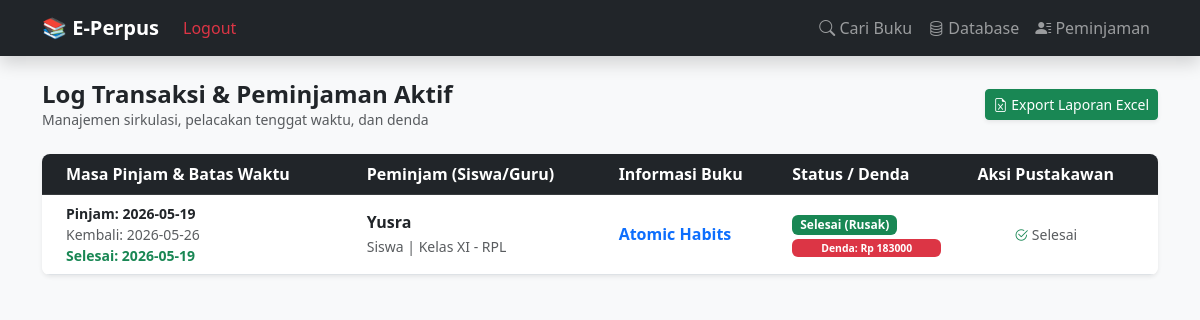
Before: /peminjaman (signed in) with the older database file.
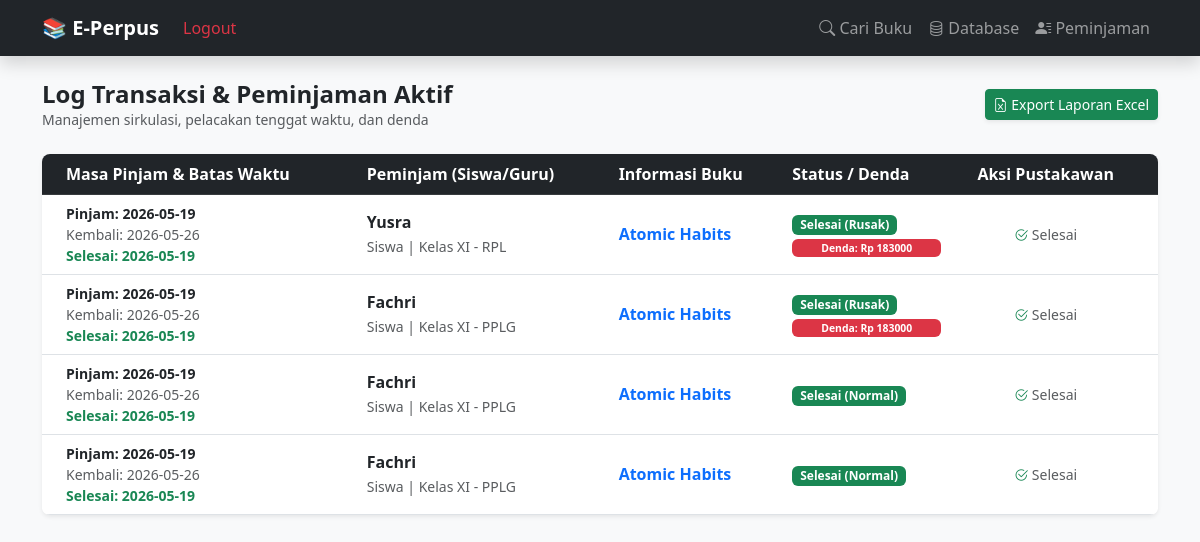
After: the same page with the newer database file.
### tables this page shows
CREATE TABLE peminjaman (
            id INTEGER PRIMARY KEY AUTOINCREMENT,
            id_buku INTEGER,
            id_anggota TEXT, -- Nama Peminjam
            tipe_user TEXT,  -- Siswa / Guru
            kelas TEXT,
            jurusan TEXT,
            tgl_pinjam TEXT,
            tgl_kembali_seharusnya TEXT,
            tgl_dikembalikan TEXT,
            status TEXT DEFAULT 'Dipinjam', -- Dipinjam / Kembali / Rusak / Hilang
            denda INTEGER DEFAULT 0,
            FOREIGN KEY(id_buku) REFERENCES buku(id)
        );

CREATE TABLE buku (
            id INTEGER PRIMARY KEY AUTOINCREMENT,
            -- Data Katalog (Publik)
            judul TEXT NOT NULL,
            sub_judul TEXT,
            penulis TEXT,
            penerbit TEXT,
            tahun_terbit TEXT,
            isbn TEXT,
            kategori TEXT,
            sinopsis TEXT,
            cover_img TEXT,
            -- Data Inventaris (Internal Pustakawan)
            id_buku_fisik TEXT UNIQUE, -- Barcode / ID Unik Eksemplar
            nomor_panggil TEXT,        -- Call Number di Rak
            lokasi_rak TEXT,
            sumber_perolehan TEXT,     -- Pembelian / Hadiah / Sumbangan
            tanggal_masuk TEXT,
            kondisi_buku TEXT DEFAULT 'Baik', -- Baik / Rusak / Hilang
            harga_buku INTEGER DEFAULT 0,     -- Untuk Pelaporan Aset & Denda Opsi A
            stok INTEGER DEFAULT 1
        );

### app.py (the view)
@app.route('/peminjaman')
def daftar_peminjaman():
    if not session.get('logged_in'):
        flash('Silakan login terlebih dahulu!', 'danger')
        return redirect(url_for('login'))
    conn = get_db_connection()
    peminjaman_data = conn.execute('''
        SELECT p.id, b.judul, p.id_anggota as nama, p.tipe_user, p.kelas, p.jurusan,
               p.tgl_pinjam, p.tgl_kembali_seharusnya, p.tgl_dikembalikan, p.status, p.denda
        FROM peminjaman p
        JOIN buku b ON p.id_buku = b.id
        ORDER BY p.status DESC, p.tgl_pinjam DESC
    ''').fetchall()
    conn.close()
    peminjaman_final = []
    tgl_sekarang = datetime.now().date()
    for row in peminjaman_data:
        p = dict(row)
        if p['status'] == 'Dipinjam' and p['tgl_kembali_seharusnya']:
            tgl_tenggat = datetime.strptime(p['tgl_kembali_seharusnya'], '%Y-%m-%d').date()
            selisih = (tgl_sekarang - tgl_tenggat).days
            if selisih > 0:
                p['terlambat'] = True
                p['durasi_terlambat'] = selisih
            else:
                p['terlambat'] = False
                p['durasi_terlambat'] = 0
        else:
            p['terlambat'] = False
            p['durasi_terlambat'] = 0
        peminjaman_final.append(p)
    return render_template('peminjaman.html', peminjaman=peminjaman_final)

### app.py (called while the page is built)
def get_db_connection():
    base_dir = os.path.dirname(os.path.abspath(__file__))
    db_path = os.path.join(base_dir, 'perpustakaan.db')
    conn = sqlite3.connect(db_path)
    conn.row_factory = sqlite3.Row
    return conn

### templates/peminjaman.html (shortened to what this page needs)
{% extends 'layout.html' %}
{% block content %}
<div class="d-flex justify-content-between align-items-center mb-4 mt-2">
    <div>
        <h4 class="fw-bold mb-0 text-dark">Log Transaksi & Peminjaman Aktif</h4>
        <p class="text-muted small mb-0">Manajemen sirkulasi, pelacakan tenggat waktu, dan denda</p>
    </div>
    {% if session.get('logged_in') %}
    <a href="/export_peminjaman" class="btn btn-success btn-sm shadow-sm">
        <i class="bi bi-file-earmark-excel"></i> Export Laporan Excel
    </a>
    {% endif %}
</div>
<div class="card shadow-sm border-0 rounded-3 overflow-hidden">
    <div class="table-responsive">
        <table class="table table-hover align-middle mb-0">
            <thead class="table-dark">
                <tr>
                    <th class="ps-4">Masa Pinjam & Batas Waktu</th>
                    <th>Peminjam (Siswa/Guru)</th>
                    <th>Informasi Buku</th>
                    <th>Status / Denda</th>
                    <th class="text-center pe-4">Aksi Pustakawan</th>
                </tr>
            </thead>
            <tbody>
                {% for p in peminjaman %}
                <tr class="{{ 'table-danger' if p.terlambat and p.status == 'Dipinjam' else '' }}">
                    <td class="ps-4">
                        <small class="d-block text-dark fw-bold">Pinjam: {{ p.tgl_pinjam }}</small>
                        <small class="d-block text-muted">Kembali: {{ p.tgl_kembali_seharusnya if p.tgl_kembali_seharusnya else '-' }}</small>
                        {% if p.tgl_dikembalikan %}
                            <small class="d-block text-success fw-bold">Selesai: {{ p.tgl_dikembalikan }}</small>
                        {% endif %}
                    </td>
                    <td>
                        <strong class="text-dark">{{ p.nama }}</strong><br>
                        <small class="text-muted">{{ p.tipe_user }} | Kelas {{ p.kelas }} - {{ p.jurusan }}</small>
                    </td>
                    <td><span class="fw-bold text-primary">{{ p.judul }}</span></td>
                    <td>
                        {% if p.status == 'Dipinjam' %}
                            <span class="badge bg-warning text-dark px-2 py-1 rounded">Dipinjam</span>
                            {% if p.terlambat %}
                                <span class="badge bg-danger d-block mt-1" style="font-size: 0.65rem;">Terlambat {{ p.durasi_terlambat }} Hari</span>
                            {% endif %}
                        {% else %}
                            <span class="badge bg-success px-2 py-1 rounded">{{ p.status }}</span>
                            {% if p.denda > 0 %}
                                <span class="badge bg-danger d-block mt-1" style="font-size: 0.65rem;">Denda: Rp {{ p.denda|int }}</span>
                            {% endif %}
                        {% endif %}
                    </td>
                    <td class="text-center pe-4">
                        {% if p.status == 'Dipinjam' %}
                            <form action="/kembalikan/{{ p.id }}" method="POST" class="d-flex gap-1 justify-content-center align-items-center">
                                <select name="status_kembali" class="form-select form-select-sm" style="width: 110px;" required>
                                    <option value="Normal">Normal</option>
                                    <option value="Rusak">Rusak</option>
                                    <option value="Hilang">Hilang</option>
                                </select>
                                <button type="submit" class="btn btn-sm btn-dark" onclick="return confirm('Proses pengembalian eksemplar?')">
                                    Proses
                                </button>
                            </form>
                        {% else %}
                            <span class="text-muted small"><i class="bi bi-check2-circle text-success"></i> Selesai</span>
                        {% endif %}
                    </td>
                </tr>
                {% endfor %}
            </tbody>
        </table>
    </div>
</div>
{% endblock %}

### templates/layout.html (shortened to what this page needs)
<!DOCTYPE html>
<html lang="id">
<head>
    <link href="https://cdn.jsdelivr.net/npm/bootstrap@5.3.0/dist/css/bootstrap.min.css" rel="stylesheet">
    <link rel="stylesheet" href="https://cdn.jsdelivr.net/npm/bootstrap-icons@1.11.1/font/bootstrap-icons.css">
    <link rel="stylesheet" href="https://cdn.jsdelivr.net/npm/@fancyapps/ui@5.0/dist/fancybox/fancybox.css"/>
</head>
<body class="bg-light">
<nav class="navbar navbar-expand-lg navbar-dark bg-dark mb-4 shadow">
    <div class="container">
        <a class="navbar-brand fw-bold" href="/">📚 E-Perpus</a>
        <div class="navbar-nav ms-auto">
            {% if session.get('logged_in') %}
                <a class="nav-link text-danger" href="/logout">Logout</a>
            {% else %}
                <a class="nav-link text-primary fw-bold" href="{{ url_for('login') }}">Login Admin</a>
            {% endif %}
        </div>
        <div class="collapse navbar-collapse" id="navbarNav">
            <div class="navbar-nav ms-auto">
                <a class="nav-link" href="/"><i class="bi bi-search"></i> Cari Buku</a>
                <a class="nav-link" href="/koleksi"><i class="bi bi-database"></i> Database</a>
                <a class="nav-link" href="/peminjaman"><i class="bi bi-person-lines-fill"></i> Peminjaman</a>
            </div>
        </div>
    </div>
</nav>
<div class="container">
    {% block content %}{% endblock %}
</div>
</body>
</html>

Changed rows visible on the page:
added peminjaman: tgl_pinjam "2026-05-19", tgl_kembali_seharusnya "2026-05-26", tgl_dikembalikan "2026-05-19", nama "Fachri", tipe_user "Siswa", kelas "XI", jurusan "PPLG", judul "Atomic Habits", status "Selesai (Rusak)", denda "183000"
added peminjaman: tgl_pinjam "2026-05-19", tgl_kembali_seharusnya "2026-05-26", tgl_dikembalikan "2026-05-19", nama "Fachri", tipe_user "Siswa", kelas "XI", jurusan "PPLG", judul "Atomic Habits", status "Selesai (Normal)"
added peminjaman: tgl_pinjam "2026-05-19", tgl_kembali_seharusnya "2026-05-26", tgl_dikembalikan "2026-05-19", nama "Fachri", tipe_user "Siswa", kelas "XI", jurusan "PPLG", judul "Atomic Habits", status "Selesai (Normal)"
